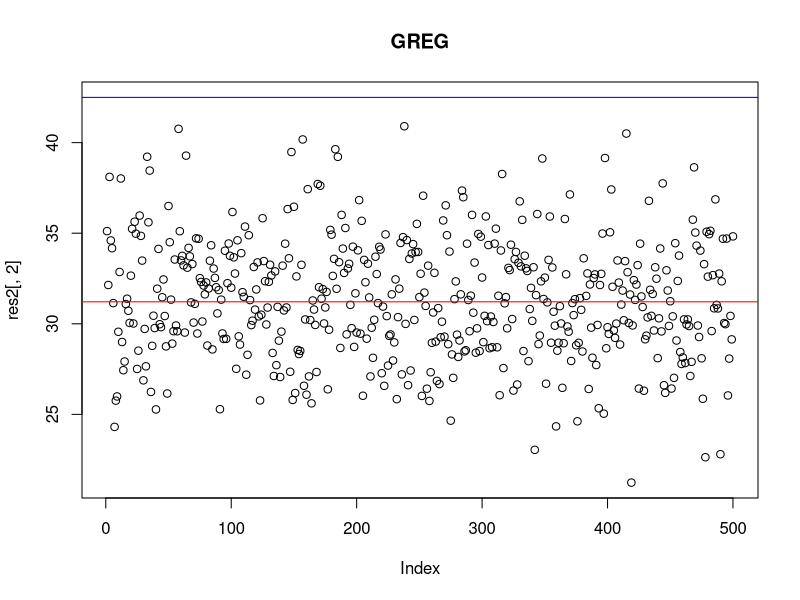
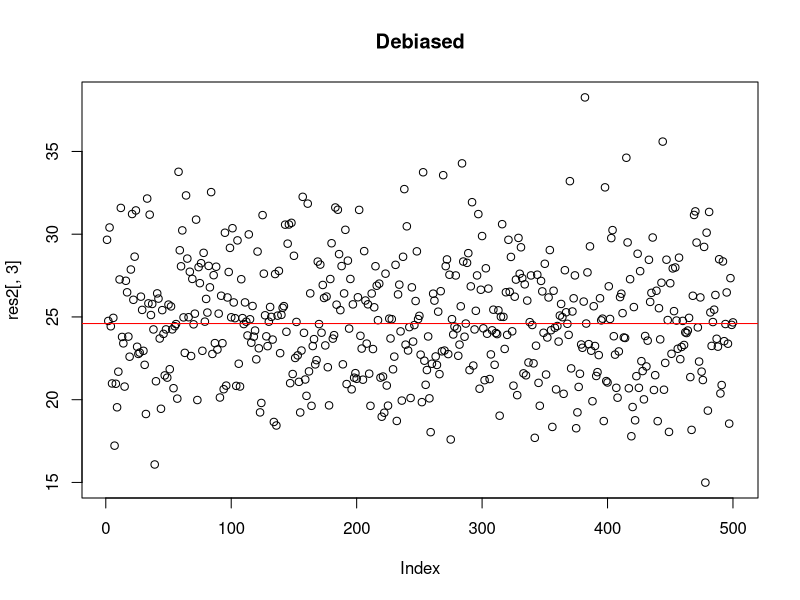
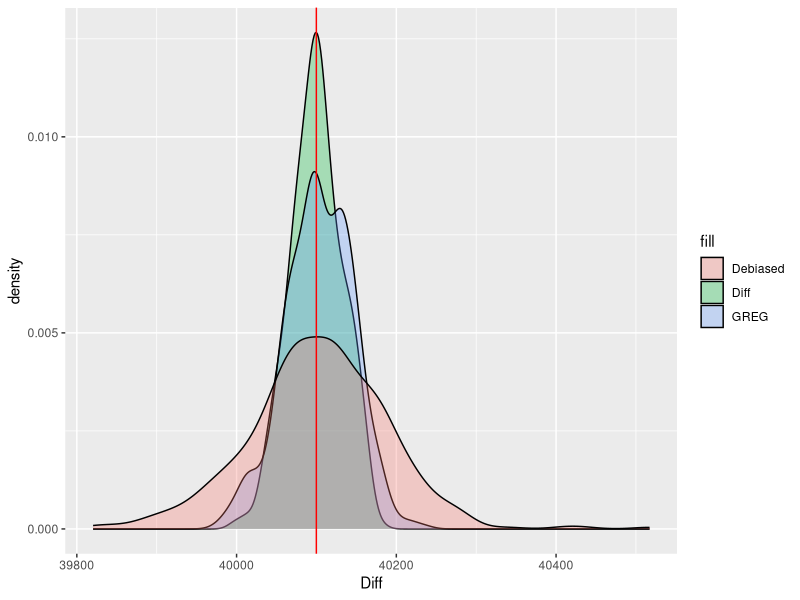

These figures' R source, in order:
## ---- chunk 1
N = 2000
n = 40
m = 20
p = 15
s = 10

set.seed(2)

X = matrix(rnorm(N * p, 2, 1), nr = N, nc = p)
beta = c(rep(1, s), rep(0, p - s))
e = rnorm(N, 0, 0.1)
y = X %*% beta + e 
t_y = sum(y)

# pi1 = e^2 / sum(e^2) * n

r = 0.75

ratio = (1 - r) / r
z = rnorm(n = N, 0, sqrt(ratio)) + e
z_sorted_idx = order(z)
len = round(N / 4)

# pi1 = rep(n / N, N)
# pi1 = rep(n / N, N) + rnorm(N, 0, 0.0025)
# pi1 = rep(n / N, N) + e * n / N * 0.2

# pi1 = (y - min(y)) / (max(y) - min(y)) / 2 + 0.25
# pi1 = (e - min(e)) / (max(e) - min(e)) / 2 + 0.10
# pi1 = pi1 / sum(pi1) * n
# d1 = 1 / pi1
## ---- chunk 2
res = NULL
res2 = NULL
res3 = NULL
SIMNUM = 500
X = cbind(1, X)
beta = c(0, beta)
for(simnum in 1:SIMNUM){
  print(simnum)
  # set.seed(simnum)
  
  Index = rep(0, n)
d1 = rep(0, N)
n_h = c(15, 20, 30, 35) / 100 * n
cumn_h = cumsum(n_h)
for (i in 1:4){
  Idx_z = (len * (i - 1)+ 1): (len * i)
  Idx = z_sorted_idx[Idx_z]
  d1[Idx] = len / n_h[i]
  from = ifelse(i == 1, 0, cumn_h[i-1])
  Index[(from + 1) : cumn_h[i]] = sample(Idx, size = n_h[i], replace = FALSE)
}

  
  # Index = sample(1:N, size = n, replace = FALSE, prob = pi1)
y_s = y[Index]
X_s = X[Index, ,drop = F]
d1_s = d1[Index]
lm_obj = lm(y_s ~  0 + X_s, weights = d1_s)
beta_hat = lm_obj$coefficients
#drop(solve(t(X_s) %*% diag(d1_s) %*% X_s, t(X_s) %*% diag(d1_s) %*% y_s))

# beta_hat = unname(lm(y_s ~  t(apply(X_s, 1, function(k) k 
# - colSums(X_s * d1_s) / N)), weights = d1_s)$coefficients[-1])

y_HT = sum(y_s * d1_s)

y_diff = drop(colSums(X) %*% beta + sum((y_s - drop(X_s %*% beta)) * d1_s))

y_GREG = drop(colSums(X) %*% beta_hat + sum((y_s - drop(X_s %*% beta_hat)) * d1_s))

y_model = drop(colSums(X) %*% beta_hat)

Index_sub1 = Index[sample(1:n, size = m, replace = FALSE)]
Index_sub2 = Index[!(Index %in% Index_sub1)]

y_s1 = y[Index_sub1]
X_s1 = X[Index_sub1, ,drop = F]
d1_s1 = d1[Index_sub1]
lm_obj1 = lm(y_s1 ~  0 +X_s1, weights = d1_s1)
beta_hat1 = lm_obj1$coefficients

y_s2 = y[Index_sub2]
X_s2 = X[Index_sub2, ,drop = F]
d1_s2 = d1[Index_sub2]
lm_obj2 = lm(y_s2 ~ 0 +  X_s2, weights = d1_s2)
beta_hat2 = lm_obj2$coefficients

# y_debiased = drop(colSums(X) %*% beta_hat + sum((y_s1 - drop(X_s1 %*% beta_hat2)) * d1_s1) 
# + sum((y_s2 - drop(X_s2 %*% beta_hat1)) * d1_s2))

y_debiased = drop(colSums(X) %*% (sum(d1_s2) / sum(d1_s) * beta_hat1 + sum(d1_s1) / sum(d1_s) * beta_hat2) + 
                    sum((y_s1 - drop(X_s1 %*% beta_hat2)) * d1_s1) + sum((y_s2 - drop(X_s2 %*% beta_hat1)) * d1_s2))

y_unbiased = drop(colSums(X) %*% beta_hat1 + sum((y_s1 - drop(X_s1 %*% beta_hat1))) 
                  + sum((y_s2 - drop(X_s2 %*% beta_hat1)) * 2))

Omega = matrix(1 - n / (n-1) * (N-1) / N, nr = n, nc = n)
diag(Omega) = 1 - n / N


sigma_HT = sqrt(drop(t(y_s)  %*% Omega %*% y_s * N^2 / n^2))

e_s = y_s - X_s %*% beta
sigma_diff = sqrt(drop(t(e_s)  %*% Omega %*% e_s * N^2 / n^2))

# sum(sapply(1:n, function(k) sapply(1:n, function(l) 
#   ifelse(k == l, 1 - n / N, 1 - n / (n - 1) * (N - 1) / N) * e_s[k] * e_s[l] * N / n * N / n  ))) / N^2

e_s = y_s - X_s %*% beta_hat
sigma_GREG = sqrt(drop(t(e_s)  %*% Omega %*% e_s * N^2 / n^2))

# e_s = ifelse(Index %in% Index_sub1, y_s - X_s %*% beta_hat2, y_s - X_s %*% beta_hat1)
# # e_s = ifelse(Index %in% Index_sub1, y_s - X_s %*% beta_hat1, y_s - X_s %*% beta_hat2)
# # e_s = c(y_s1 - X_s1 %*% beta_hat2, y_s2 - X_s2 %*% beta_hat1)
# sigma_Debiased = sqrt(drop(t(e_s)  %*% Omega %*% e_s * N^2 / n^2))

e_s1 = ifelse(Index %in% Index_sub1, y_s - X_s %*% beta_hat1, 0)
e_s2 = ifelse(Index %in% Index_sub2, y_s - X_s %*% beta_hat2, 0)

sigma_Debiased = sqrt(drop((t(e_s1)  %*% Omega %*% e_s1 + t(e_s2)  %*% Omega %*% e_s2) * N^2 / n^2))

that_k = sapply(1:n, function(k)  sum((y_s[-k]) * d1_s[-k]) * (n) / (n-1))
sigma_HT2 = sqrt(sum((that_k- y_HT)^2) * (n - 1) / n)

that_k = sapply(1:n, function(k)  sum((y_s[-k]) * d1_s[-k]) * (n) / (n-1)  + drop((colSums(X) - colSums(X_s[-k,,drop = F] * d1_s[-k]) * (n) / (n-1)) %*% beta))

sigma_diff2 = sqrt(sum((that_k- y_diff)^2) * (n - 1) / n)

that_k = sapply(1:n, function(k)  sum((y_s[-k]) * d1_s[-k]) * (n) / (n-1)  + drop((colSums(X) - colSums(X_s[-k,,drop = F] * d1_s[-k]) * (n) / (n-1)) %*% drop(solve(t(X_s[-k,,drop = F]) %*% diag(d1_s[-k]) %*% X_s[-k,,drop = F], t(X_s[-k,,drop = F]) %*% diag(d1_s[-k]) %*% y_s[-k]))))

# that_k = sapply(1:n, function(k)  sum((y_s) * d1_s)  + drop((colSums(X) - colSums(X_s * d1_s)) %*% drop(solve(t(X_s[-k,]) %*% diag(d1_s[-k]) %*% X_s[-k,], t(X_s[-k,]) %*% diag(d1_s[-k]) %*% y_s[-k]))))
    
sigma_GREG2 = sqrt(sum((that_k- y_GREG)^2) * (n - 1) / n)

that_k1 = sapply(1:length(d1_s1), function(k) {betahat_k1 = drop(solve(t(X_s1[-k,,drop = F]) %*% diag(d1_s1[-k]) %*% X_s1[-k,,drop = F], t(X_s1[-k,,drop = F]) %*% diag(d1_s1[-k]) %*% y_s1[-k]))
drop(colSums(X) %*% (sum(d1_s2) / sum(d1_s) * betahat_k1 + sum(d1_s1) / sum(d1_s) * beta_hat2) + 
                    sum((y_s1[-k] - drop(X_s1[-k,,drop = F] %*% beta_hat2)) * d1_s1[-k]) + sum((y_s2 - drop(X_s2 %*% betahat_k1)) * d1_s2))
})

that_k2 = sapply(1:length(d1_s2), function(k) {betahat_k2 = drop(solve(t(X_s2[-k,,drop = F]) %*% diag(d1_s2[-k]) %*% X_s2[-k,,drop = F], t(X_s2[-k,,drop = F]) %*% diag(d1_s2[-k]) %*% y_s2[-k]))
drop(colSums(X) %*% (sum(d1_s2) / sum(d1_s) * beta_hat1 + sum(d1_s1) / sum(d1_s) * betahat_k2) + 
                    sum((y_s1 - drop(X_s1 %*% betahat_k2)) * d1_s1)) + sum((y_s2[-k] - drop(X_s2[-k,,drop = F] %*% beta_hat1)) * d1_s2[-k])
})

that_k_null = rep(0, length(that_k))
that_k_null[Index %in% Index_sub1] = that_k1
that_k_null[Index %in% Index_sub2] = that_k2

sigma_Debiased2 = sqrt(sum((that_k_null - y_debiased)^2) * (n - 1) / n)

res = rbind(res, c(Diff = y_diff, GREG = y_GREG, Model = y_model, Debiased = y_debiased, Unbiased = y_unbiased, HT = y_HT))

res2 = rbind(res2, c(HT = sigma_HT, Diff = sigma_diff, GREG = sigma_GREG, Debiased = sigma_Debiased, HT2 = sigma_HT2, Diff2 = sigma_diff2, GREG2 = sigma_GREG2, Debiased2 = sigma_Debiased2))

# res3 = rbind(res3, c(sum((y_s1 - drop(X_s1 %*% beta_hat2)) * d1_s1), sum((y_s2 - drop(X_s2 %*% beta_hat1)) * d1_s2)))

res3 = rbind(res3, c(colMeans(X_s), beta_hat))

}

BIAS = colMeans(res - t_y)
SE = apply(res, 2, function(x) sqrt(var(x) * (length(x)-1)/length(x) ))
RMSE = apply(res - t_y, 2, function(x) sqrt(mean(x^2)))
## ---- chunk 3
cbind(BIAS, SE, RMSE)
## ---- chunk 4
BIAS2 = colMeans(res2 - rep(SE[rep(c(6,1,2,4),2)], each = SIMNUM))
SE2 = apply(res2, 2, function(x) sqrt(var(x) * (length(x)-1)/length(x) ))
RMSE2 = apply(res2 - rep(SE[rep(c(6,1,2,4),2)], each = SIMNUM), 2, function(x) sqrt(mean(x^2)))
MidErr2 = apply(res2 - rep(SE[rep(c(6,1,2,4),2)], each = SIMNUM), 2, median)

cbind(BIAS2, SE2, RMSE2, REl_BIAS = BIAS2 / SE[rep(c(6,1,2,4),2)])
cbind(BIAS2, REl_BIAS = BIAS2 / SE[rep(c(6,1,2,4),2)])
## ---- chunk 5
plot(res2[,2], main = "GREG", ylim = c(min(res2[,2]), SE[2]))
abline(h = SE[2], col = "blue")
abline(h = median(res2[,2]), col = "red")
## ---- chunk 6
plot(res2[,3], main = "Debiased")
abline(h = SE[4], col = "blue")
abline(h = median(res2[,3]), col = "red")
# median(res2[,3])
## ---- chunk 7
# hist(res2[,3], main = "SE of Debiased estimator")
library(ggplot2)
ggplot() + 
  geom_density(data = data.frame(res), aes(x = Diff, fill = "Diff"), alpha = 0.3) +
  geom_density(data = data.frame(res), aes(x = GREG, fill = "GREG"), alpha = 0.3) + 
  geom_density(data = data.frame(res), aes(x = Debiased, fill = "Debiased"), alpha = 0.3) + 
  geom_vline(xintercept = t_y, col = "red")
